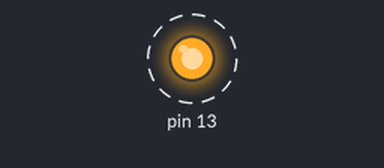
Bench run of a sketch on a simulated Arduino Uno, built with avr-gcc and run on an emulated ATmega328P. On the bench: output pins drawn as LEDs (lit = HIGH). Dashed ring = blinking.

Above: at 0.2 s.
Timing chart, 0 to 3.0 s (numbered marks = the images above):
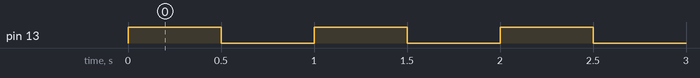

Measured:
- by itself, pin 13: alternates HIGH for 0.50 s and LOW for 0.50 s

The sketch:

CustomMainWithouArduinoLib.ino
```cpp
#include <avr/io.h>
#include <util/delay.h>

int main(void) {
    // Встановлюємо 5-й біт порту B (Пін D13) на вихід
    DDRB |= (1 << PB5);

    while (1) {
        // Вмикаємо світлодіод (HIGH)
        PORTB |= (1 << PB5);
        _delay_ms(500);

        // Вимикаємо світлодіод (LOW)
        PORTB &= ~(1 << PB5);
        _delay_ms(500);
    }

    return 0;
}
```
